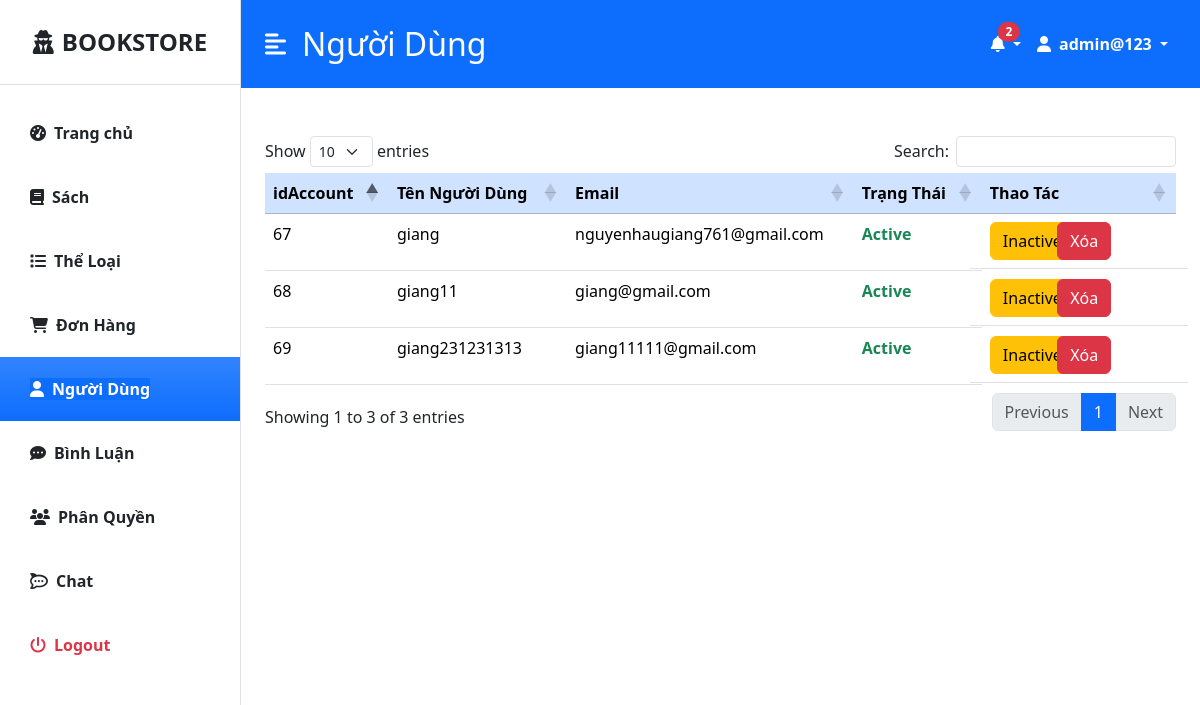
The app's page /admin/modules/quanlyUsers/lietke_user.php (signed in) with its own data.
### tables this page shows
CREATE TABLE `sach` (
  `idSach` int(100) NOT NULL,
  `tenSach` varchar(450) NOT NULL,
  `motaSach` varchar(7000) NOT NULL,
  `idTheLoai` int(100) NOT NULL,
  `imgSach` text NOT NULL,
  `soLuong` int(100) NOT NULL,
  `price` int(100) NOT NULL
);

CREATE TABLE `account` (
  `idAccount` int(100) NOT NULL,
  `idUser` int(100) NOT NULL,
  `password` varchar(255) NOT NULL,
  `verify` varchar(255) NOT NULL,
  `status_account` tinyint(1) NOT NULL COMMENT '0 = NO ACTIVE, 1= ACTIVE',
  `timeCreate` timestamp NOT NULL DEFAULT current_timestamp(),
  `timeUpdate` timestamp NOT NULL DEFAULT current_timestamp()
);

CREATE TABLE `users` (
  `idUser` int(100) NOT NULL,
  `nameUser` varchar(100) NOT NULL,
  `sdtUser` varchar(10) NOT NULL,
  `emailUser` varchar(100) NOT NULL
);

### admin/modules/quanlyUsers/lietke_user.php (the view, shortened to what this page needs)
<?php include "../component_ad/header_admin.php";
$page = 'Người Dùng'; ?>
<div class="d-flex" id="wrapper">
    <?php include '../component_ad/sidebar.php'; ?>
    <div id="page-content-wrapper">
        <?php include '../component_ad/main_side.php' ?>
        <div class="container-fluid px-4 py-5">
            <table id="datatable" class="table">
                <thead class="table-primary">
                    <tr>
                        <th>idAccount</th>
                        <th>Tên Người Dùng</th>
                        <th>Email</th>
                        <th>Trạng Thái</th>
                        <th>Thao Tác</th>
                    </tr>
                </thead>
                <tbody>
                    <?php
                    $sql = $conn->prepare("SELECT * FROM users u, account a WHERE u.idUser=a.idUser");
                    $sql->execute();
                    if ($sql->rowCount() > 0) {
                        while ($row = $sql->Fetch(PDO::FETCH_ASSOC)) {
                    ?>
                            <tr>
                                <td><?php echo $row['idAccount'] ?></td>
                                <td><?php echo $row['nameUser'] ?></td>
                                <td><?php echo $row['emailUser'] ?></td>
                                <td>
                                    <?php
                                    if ($row['status_account'] == 1) {
                                        echo '<p class="text-success fw-bold">Active</p>';
                                    } else {
                                        echo '<p class="text-danger fw-bold" >Inactive</p>';
                                    }
                                    ?>
                                </td>
                                <td class="row">
                                    <?php
                                    if ($row['status_account'] == 1) {
                                    ?><div class="col-4">
                                            <a class="text-decoration-none" href="xuly.php?id_inac=<?php echo $row['idAccount'] ?>">
                                                <button type="button" class="btn btn-warning">Inactive</button>
                                            </a>
                                        </div>
                                    <?php
                                    }
                                    ?>
                                    <form action="xuly.php" method="post" class="col-1">
                                        <button onclick="return confirm('Bạn có muốn xóa ?')" name="XoaUser" type="submit" class="btn btn-danger">Xóa</button>
                                    </form>
                                </td>
                            </tr>
                    <?php
                        }
                    }
                    ?>
                </tbody>
            </table>
        </div>
    </div>
</div>
<?php include "../component_ad/footer_admin.php"; ?>

### admin/modules/component_ad/main_side.php (shortened to what this page needs)
<div class="bg-primary">
    <nav class="navbar navbar-expand-lg navbar-light bg-transparent py-4 px-4">
        <div class="d-flex align-items-center">
            <i class="fas fa-align-left text-white fs-4 me-3" id="menu-toggle"></i>
            <h2 class="fs-2 m-0 text-white">
                <?php
                    if (isset($page)) echo $page;
                ?>
            </h2>
        </div>
        <div class="collapse navbar-collapse" id="navbarSupportedContent">
            <ul class="navbar-nav ms-auto mb-2 mb-lg-0">
                <li class="nav-item dropdown">
                    <a class="nav-link dropdown-toggle text-white fw-bold" role="button" data-bs-toggle="dropdown">
                        <i class="fa-solid fa-bell"></i>
                        <span class="position-absolute top-20 start-70 translate-middle badge rounded-pill bg-danger">
                            <?php
                            require '../../../config/connect.php';
                            $flag = 0;
                            $select_donhang = $conn->prepare("SELECT * FROM `orders` WHERE status_order=5 OR status_order=1");
                            $select_donhang->execute();
                            $select_slSach = $conn->prepare("SELECT idSach,soLuong FROM `sach`");
                            $select_slSach->execute();
                            if ($select_donhang->rowCount() > 0) {
                                $flag = 1;
                                if ($select_slSach->rowCount() > 0) {
                                    while ($row_slSach = $select_slSach->fetch(PDO::FETCH_ASSOC)) {
                                        if ($row_slSach['soLuong'] == 0) {
                                            $flag = 2;
                                            break;
                                        }
                                    }
                                }
                            }
                            echo $flag;
                            ?>
                        </span>
                    </a>
                </li>
                <li class="nav-item dropdown">
                    <a class="nav-link dropdown-toggle fw-bold text-white" href="#" role="button" data-bs-toggle="dropdown" aria-expanded="false">
                        <i class="fas fa-user me-2"></i><?php if (isset($_SESSION['admin_name'])) echo $_SESSION['admin_name']; ?>
                    </a>
                </li>
            </ul>
        </div>
    </nav>
</div>

### admin/css/admin_style.css (style rules this page uses)
#wrapper { overflow-x: hidden; }
#page-content-wrapper { min-width: 100vw; }
#menu-toggle { cursor: pointer; }
@media (min-width: 768px) { #page-content-wrapper { min-width: 0; width: 100%; } }

### records on screen
sach: soLuong "2"
account: idAccount "67", idUser.nameUser "giang", idUser.emailUser "nguyenhaugiang761@gmail.com", status_account "Active"
account: idAccount "68", idUser.nameUser "giang11", idUser.emailUser "giang@gmail.com", status_account "Active"
account: idAccount "69", idUser.nameUser "giang231231313", idUser.emailUser "giang11111@gmail.com", status_account "Active"

### other values on screen
$page "Người Dùng"
$_SESSION['admin_name'] "admin@123"
